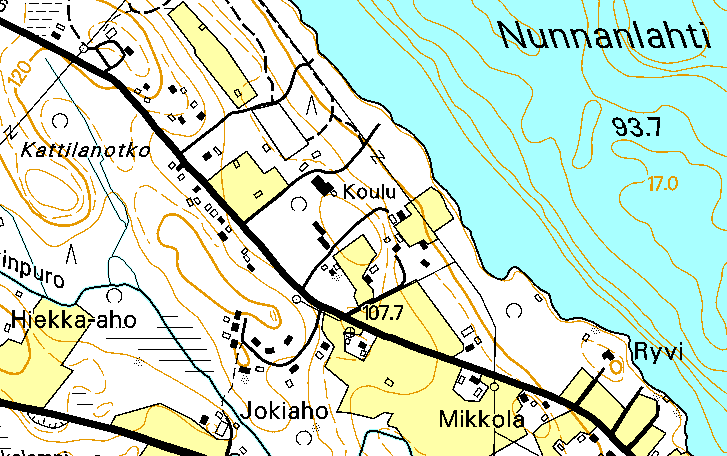
#> input picture data/map_image.png, 727 x 456 px
$ jupyter execute 5_2_layer_removal_reconstruction.ipynb
#> lines starting #> are read from the running program, lines starting #| are printed output that depends on the picture; after the words box and inside, x2 and y2 are one past the last pixel; in counts of white or black regions, pixels touching at a corner belong together
# Layer Decomposition and Reconstruction with Morphological Closing Operations

[cell 1]
# Import required libraries
import numpy as np
import matplotlib.pyplot as plt
from PIL import Image
import cv2
from skimage.morphology import binary_dilation, binary_closing, disk
from matplotlib.colors import ListedColormap
import os

[cell 2]
# Load and prepare image
image_path = '../data/map_image.png'
original_image = np.array(Image.open(image_path))
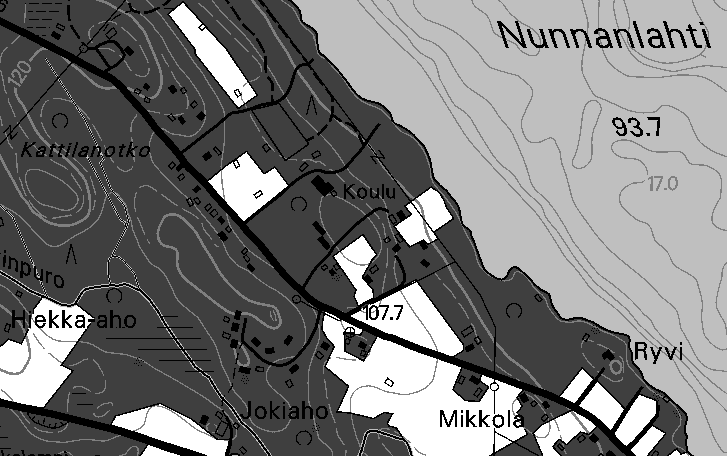
#> original_image: shape (456, 727); min 0, max 4, mean 1.91; drawn with min black and max white

if len(original_image.shape) == 3:
    gray_image = cv2.cvtColor(original_image, cv2.COLOR_RGB2GRAY)
else:
    gray_image = original_image

height, width = gray_image.shape
#> height = 456; width = 727
unique_values = np.unique(gray_image)
#> unique_values = [0, 1, 2, 3, 4]
num_layers = len(unique_values)
#> num_layers = 5

print(f"Image loaded: {width}x{height} pixels")
#| Image loaded: 727x456 pixels
print(f"Unique values: {unique_values}")
#| Unique values: [0 1 2 3 4]
print(f"Number of layers: {num_layers}")
#| Number of layers: 5

# Extract binary layers
def extract_binary_layers(image, num_layers):
#> called with num_layers = 5
    layers = []
    min_val, max_val = image.min(), image.max()
#> min_val = 0; max_val = 4
    thresholds = np.linspace(min_val, max_val, num_layers + 1)
#> thresholds = [0, 0.8, 1.6, 2.4, 3.2, 4]

    for i in range(num_layers):
        lower_thresh = thresholds[i]
        upper_thresh = thresholds[i + 1]

        if i == num_layers - 1:
            layer_mask = (image >= lower_thresh) & (image <= upper_thresh)
        else:
            layer_mask = (image >= lower_thresh) & (image < upper_thresh)

        layers.append(layer_mask.astype(np.uint8))
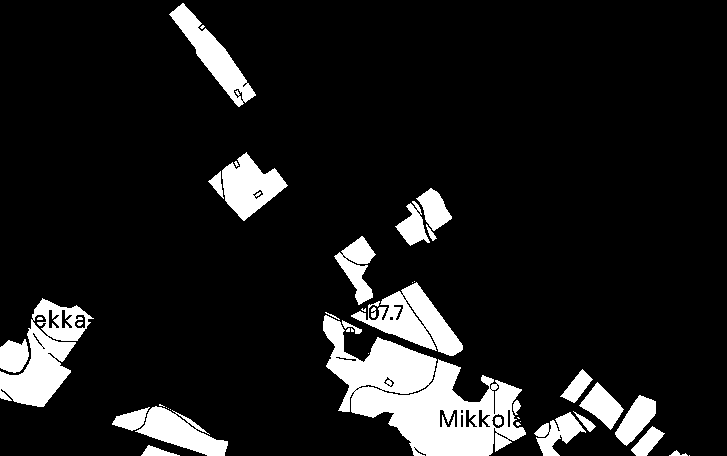
#> layer_mask: shape (456, 727) bool; 11.3% white; 44 white regions (18 under 20 px), largest, box (x1, y1, x2, y2) and area: (323, 315, 526, 456) 12973, (0, 298, 94, 407) 4479, (351, 282, 463, 356) 3470
#> after the loop, layers = 5 items

    return layers

binary_layers = extract_binary_layers(gray_image, num_layers)
#> binary_layers = 5 items

# Display original image
custom_colors = ['#000000', '#fefefe', '#e59800', '#a7fefe', '#fffea8']
custom_cmap = ListedColormap(custom_colors)

plt.figure(figsize=(8, 6))
plt.imshow(gray_image, cmap=custom_cmap, vmin=gray_image.min(), vmax=gray_image.max())
plt.title("Original Image (5 layers)")
plt.axis('off')
plt.show()

[cell 3]
# Task 1: Remove Contour Layer
contour_removed = np.zeros_like(gray_image, dtype=gray_image.dtype)

for i in range(num_layers):
    if i != 2:  # Skip layer 3 (contours)
        layer_mask = binary_layers[i].astype(bool)
        original_pixel_value = unique_values[i]
        contour_removed[layer_mask] = original_pixel_value
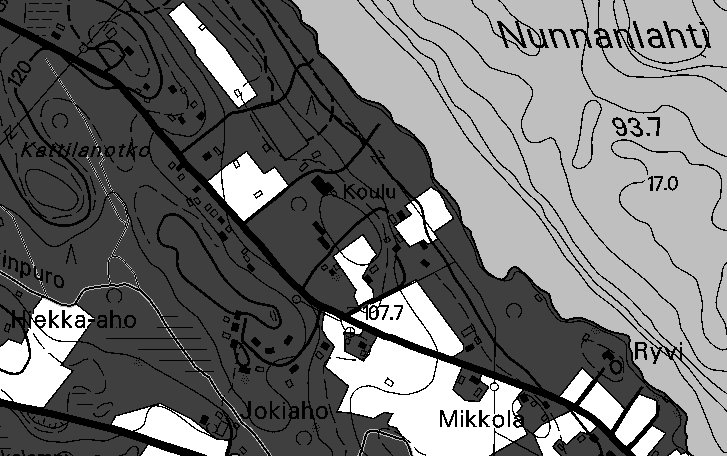
#> contour_removed: shape (456, 727); min 0, max 4, mean 1.81; drawn with min black and max white

gaps_to_fill_contour = binary_layers[2].astype(bool)
contour_reconstructed = contour_removed.copy()
se = disk(3)

for i in range(num_layers):
    if i != 2:
        original_layer = binary_layers[i].astype(bool)
        original_pixel_value = unique_values[i]

        closed_layer = binary_closing(original_layer, se)
        expanded_areas = np.logical_and(closed_layer, ~original_layer)
        gap_filling_areas = np.logical_and(expanded_areas, gaps_to_fill_contour)

        contour_reconstructed[gap_filling_areas] = original_pixel_value
        gaps_to_fill_contour = np.logical_and(gaps_to_fill_contour, ~gap_filling_areas)

        filled = np.sum(gap_filling_areas)
#> this loop made 5 passes
#> filled on passes 1, 2, 4, 5: 413, 9587, 5150, 1091
#> closed_layer: shape (456, 727) bool; 12.2% white; 11 white regions, largest, box (x1, y1, x2, y2) and area: (323, 312, 526, 456) 14239, (0, 298, 94, 407) 5923, (334, 236, 463, 356) 5252
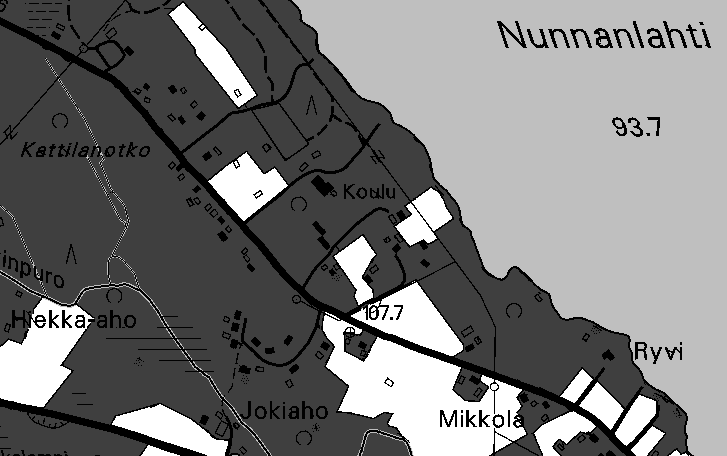
#> contour_reconstructed: shape (456, 727); 4.77% of pixels changed, all inside (x1, y1, x2, y2) = (0, 0, 727, 456); drawn with min black and max white
#> expanded_areas: shape (456, 727) bool; 0.91% white in thin lines or dots, all inside (x1, y1, x2, y2) = (0, 24, 689, 456)
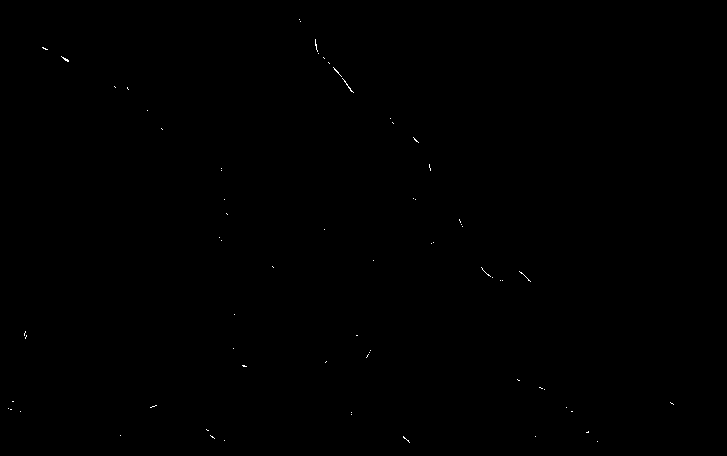
#> gaps_to_fill_contour: shape (456, 727) bool; 0.07% white in thin lines or dots, all inside (x1, y1, x2, y2) = (8, 19, 674, 443)

[cell 4]
# Remove layers roads and contours
double_removed = np.zeros_like(gray_image, dtype=gray_image.dtype)
layers_to_keep = [1, 3, 4]

for i in layers_to_keep:
    layer_mask = binary_layers[i].astype(bool)
    original_pixel_value = unique_values[i]
    double_removed[layer_mask] = original_pixel_value
#> this loop made 3 passes
#> original_pixel_value on passes 1 to 3: 1, 3, 4


double_reconstructed = double_removed.copy()
gaps_remaining = (double_reconstructed == 0)
#> gaps_remaining: shape (456, 727) bool; 13.8% white; 275 white regions (99 under 20 px), largest, box (x1, y1, x2, y2) and area: (0, 0, 694, 456) 26518, (0, 284, 240, 456) 3740, (357, 0, 727, 453) 2304

for se_radius in [3, 5, 7, 10]:
    if np.sum(gaps_remaining) == 0:
        break

    se_large = disk(se_radius)
    for i in layers_to_keep:
        if np.sum(gaps_remaining) == 0:
            break

        original_layer = binary_layers[i].astype(bool)
        original_pixel_value = unique_values[i]

        closed_layer = binary_closing(original_layer, se_large)
        expanded_areas = np.logical_and(closed_layer, ~original_layer)
        gap_filling_areas = np.logical_and(expanded_areas, gaps_remaining)

        double_reconstructed[gap_filling_areas] = original_pixel_value
        gaps_remaining = np.logical_and(gaps_remaining, ~gap_filling_areas)
#> closed_layer: shape (456, 727) bool; 13.1% white; 6 white regions, box (x1, y1, x2, y2) and area: (323, 236, 690, 456) 26609, (0, 298, 94, 407) 5998, (112, 404, 228, 456) 3474, (208, 152, 288, 221) 2783, (169, 0, 256, 107) 2669, (395, 188, 452, 246) 1859
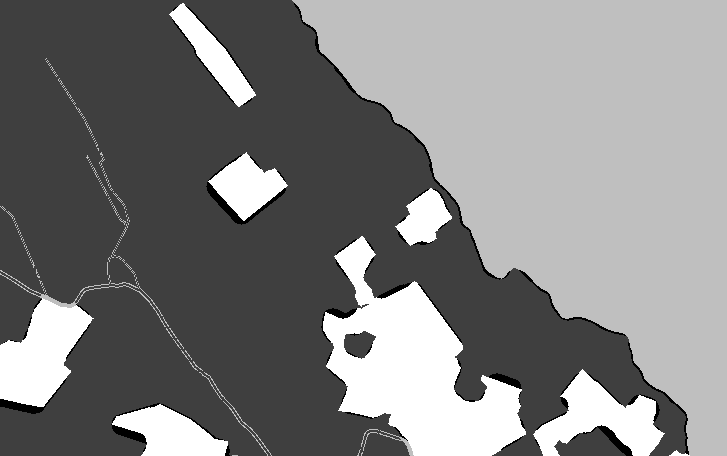
#> double_reconstructed: shape (456, 727); 12.15% of pixels changed, all inside (x1, y1, x2, y2) = (0, 0, 727, 456); drawn with min black and max white
#> expanded_areas: shape (456, 727) bool; 1.8% white; 90 white regions (47 under 20 px), largest, box (x1, y1, x2, y2) and area: (325, 290, 460, 413) 1333, (566, 380, 607, 432) 529, (143, 434, 207, 456) 452
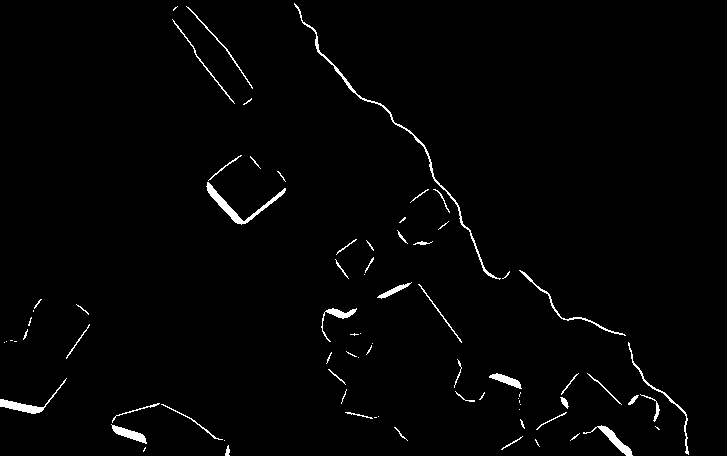
#> gaps_remaining: shape (456, 727) bool; 1.6% white; 77 white regions (37 under 20 px), largest, box (x1, y1, x2, y2) and area: (294, 3, 501, 280) 773, (206, 182, 286, 225) 561, (0, 378, 67, 414) 380

if np.sum(gaps_remaining) > 0:
    gap_positions = np.where(gaps_remaining)
#> gap_positions = 5404 positions, rows 3 to 455, columns 0 to 688
    for gap_y, gap_x in zip(gap_positions[0], gap_positions[1]):
        neighbor_values = []
        for dy in range(-1, 2):
            for dx in range(-1, 2):
                ny, nx = gap_y + dy, gap_x + dx
                if 0 <= ny < height and 0 <= nx < width:
                    if double_reconstructed[ny, nx] != 0:
                        neighbor_values.append(double_reconstructed[ny, nx])

        if neighbor_values:
            unique_vals, counts = np.unique(neighbor_values, return_counts=True)
            most_common_value = unique_vals[np.argmax(counts)]
            double_reconstructed[gap_y, gap_x] = most_common_value
        else:
            for dy in range(-2, 3):
                for dx in range(-2, 3):
                    ny, nx = gap_y + dy, gap_x + dx
                    if 0 <= ny < height and 0 <= nx < width:
                        if double_reconstructed[ny, nx] != 0:
                            neighbor_values.append(double_reconstructed[ny, nx])

            if neighbor_values:
                unique_vals, counts = np.unique(neighbor_values, return_counts=True)
                most_common_value = unique_vals[np.argmax(counts)]
                double_reconstructed[gap_y, gap_x] = most_common_value
            else:
                double_reconstructed[gap_y, gap_x] = unique_values[layers_to_keep[0]]
#> this loop made 5404 passes
#> (gap_y, gap_x, unique_vals, counts, most_common_value) on passes 1, 2, 3, 4, 5, 6, 7, 8, 9, 10, 12, 13: (3, 294, [1, 3], [3, 3], 1), (4, 294, [1, 3], [5, 1], 1), (4, 295, [1, 3], [3, 3], 1), (5, 295, [1, 3], [4, 1], 1), (5, 296, [1, 3], [2, 3], 3), (6, 177, [1, 4], [4, 3], 1), (6, 186, [1, 4], [4, 3], 1), (6, 295, [1, 3], [5, 1], 1), (6, 296, [1, 3], [3, 2], 1), (6, 297, [1, 3], [1, 4], 3), (7, 176, [1, 4], [4, 3], 1), (7, 187, [1, 4], [3, 3], 1)
#> (gap_y, gap_x, unique_vals, most_common_value) on passes 11, 18: (7, 175, [1, 4], 1), (8, 174, [1, 4], 1)
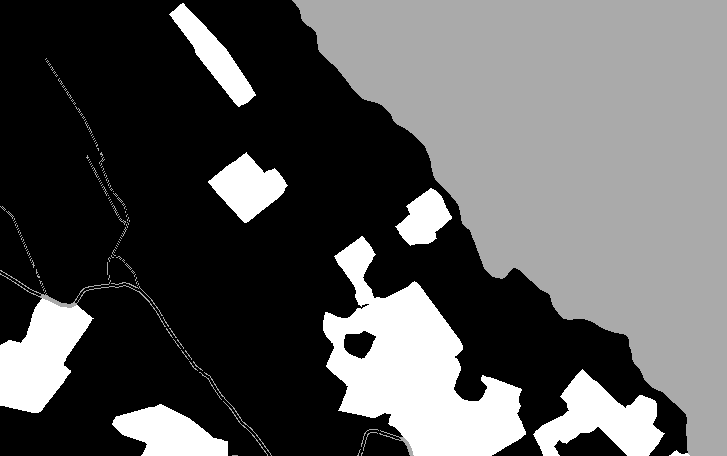
#> double_reconstructed: shape (456, 727); 1.63% of pixels changed, all inside (x1, y1, x2, y2) = (0, 3, 689, 456); drawn with min black and max white

[cell 5]
# Final Results Visualization
# Create colormaps
contour_colors = ['#000000', '#fefefe', '#000000', '#a7fefe', '#fffea8']
contour_cmap = ListedColormap(contour_colors)

# Create optimized colormap for exactly 3 layers [1,3,4]
optimized_colors = ['#fefefe', '#a7fefe', '#fffea8']  # White, Blue, Yellow
remapped_result = np.zeros_like(double_reconstructed)
color_mapping = {1: 0, 3: 1, 4: 2}

for original_val, new_val in color_mapping.items():
    mask = double_reconstructed == original_val
    remapped_result[mask] = new_val
#> this loop made 3 passes
#> pass 1, `mask = double_reconstructed == original_val`:
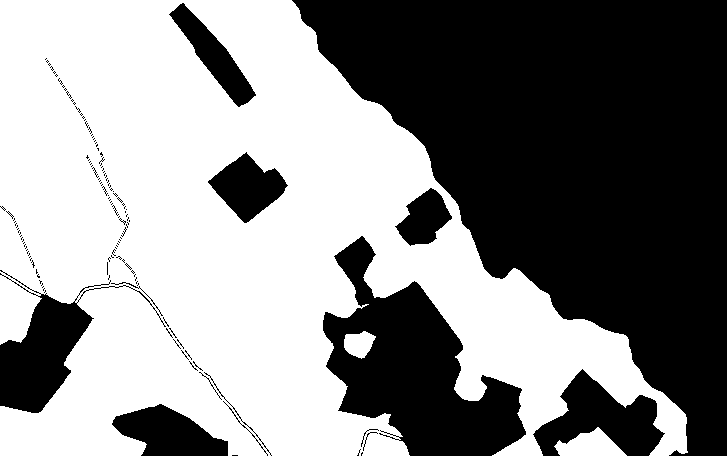
#> mask: shape (456, 727) bool; 53.5% white; 143 black regions (129 under 20 px), largest, box (x1, y1, x2, y2) and area: (292, 0, 727, 456) 108196, (323, 236, 526, 456) 21100, (0, 270, 166, 413) 6754
#> after the loop:
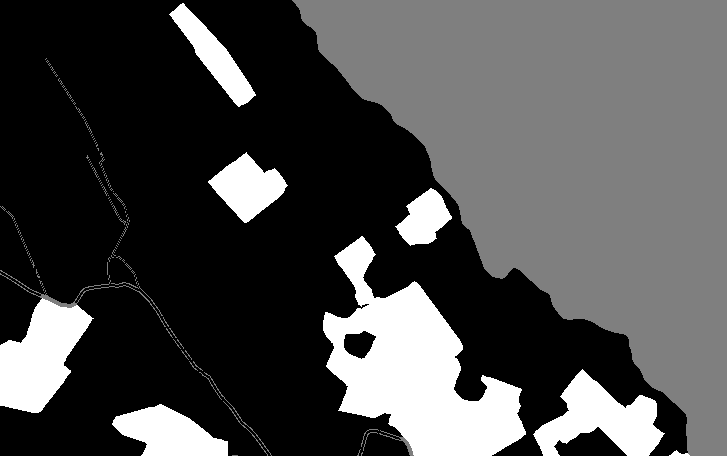
#> remapped_result: shape (456, 727); min 0, max 2, mean 0.599; drawn with min black and max white

optimized_cmap = ListedColormap(optimized_colors)

# Final comparison visualization
fig, axes = plt.subplots(1, 3, figsize=(18, 6))

# Original image
axes[0].imshow(gray_image, cmap=custom_cmap, vmin=gray_image.min(), vmax=gray_image.max())
axes[0].set_title("Original Image")
axes[0].axis('off')

# Task 1: Contour removal only
axes[1].imshow(contour_reconstructed, cmap=contour_cmap, vmin=0, vmax=4)
axes[1].set_title("Contour Removal")
axes[1].axis('off')

# Task 2: Contours + Roads removal
axes[2].imshow(remapped_result, cmap=optimized_cmap, vmin=0, vmax=2)
axes[2].set_title("Roads + Contours Removal")
axes[2].axis('off')

plt.suptitle("Layer Removal and Reconstruction Results", fontsize=16)
plt.tight_layout()
plt.show()
#> figure, not shown here; palette indices are drawn, not the picture's colours

$ run again, with data/map.png copied over data/map_image.png
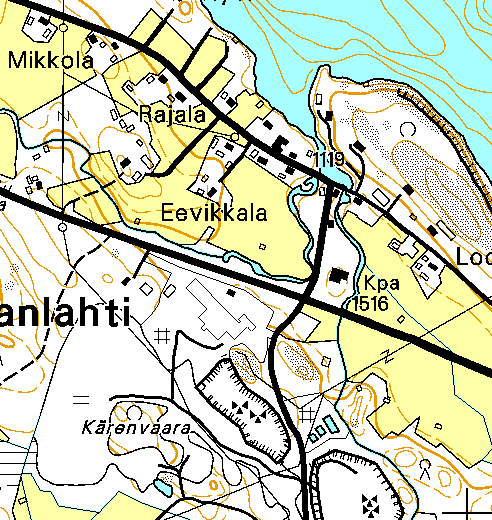
#> input picture data/map.png, 492 x 520 px
#> unique_values = [0, 1, 2, 3, 4]
#> num_layers = 5
#| Image loaded: 492x520 pixels
#| Unique values: [0 1 2 3 4]
#| Number of layers: 5
#> min_val = 0; max_val = 4
#> after the loop in extract_binary_layers, `for i in range(num_layers):`:
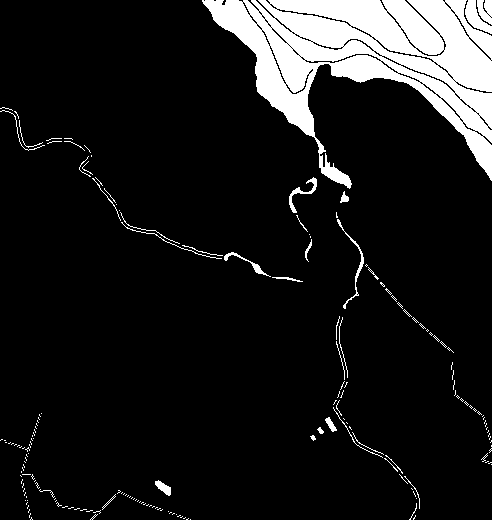
#> layer_mask: shape (520, 492) bool; 10.8% white; 186 white regions (151 under 20 px), largest, box (x1, y1, x2, y2) and area: (202, 0, 492, 189) 24176, (465, 0, 492, 34) 406, (477, 0, 492, 25) 267
#> after the loop in extract_binary_layers, `for i in range(num_layers):`: layers = 5 items
#> the loop `for i in range(num_layers):` made 5 passes
#> filled on passes 1, 2, 4, 5: 3874, 734, 16005, 654
#> the loop `for i in layers_to_keep:` made 3 passes
#> original_pixel_value on passes 1 to 3: 1, 3, 4
#> gap_positions = 57109 positions, rows 0 to 519, columns 0 to 491
#> the loop `for gap_y, gap_x in zip(gap_positions[0], gap_positions[1]):` made 57109 passes
#> (gap_y, gap_x, unique_vals, counts, most_common_value) on passes 1 to 8: (0, 7, [1], [2], 1), (0, 8, [1], [1], 1), (0, 9, [1], [1], 1), (0, 10, [1], [1], 1), (0, 11, [1], [1], 1), (0, 12, [1], [1], 1), (0, 13, [1], [1], 1), (0, 14, [1], [1], 1)
#> after the loop `for original_val, new_val in color_mapping.items():`:
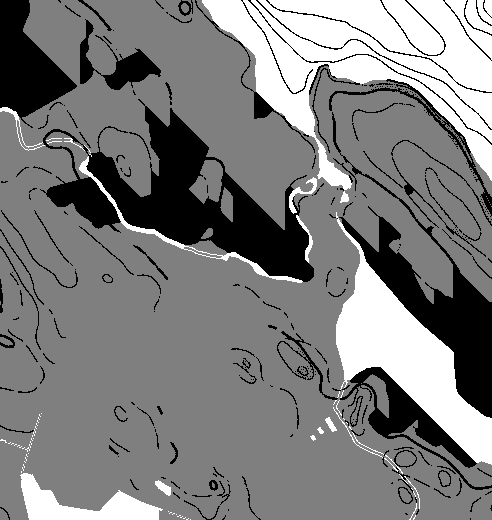
#> remapped_result: shape (520, 492); min 0, max 2, mean 0.99; drawn with min black and max white
